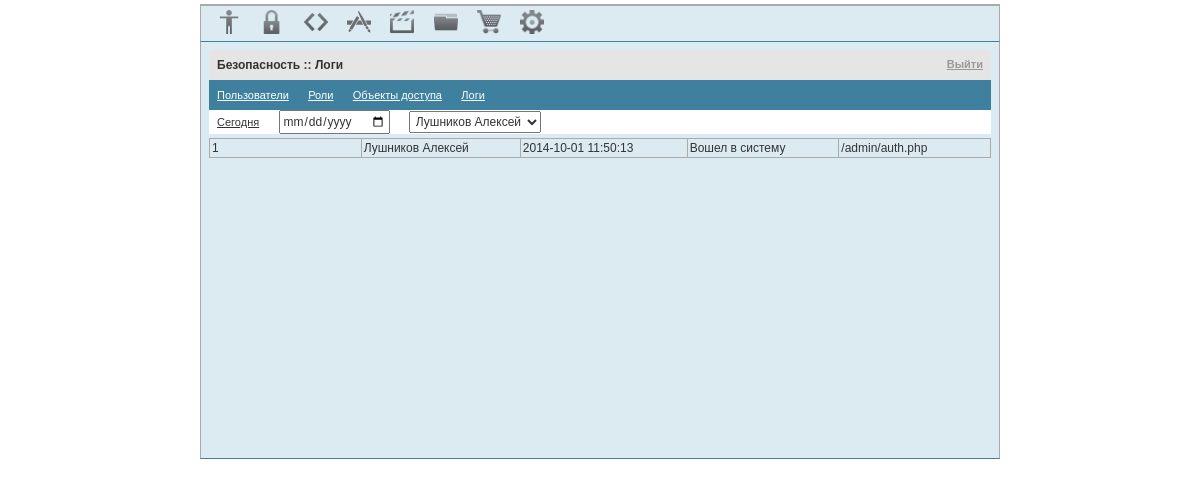
Page /admin/index.php?p=log (signed in) on the committed database.
### tables this page shows
CREATE TABLE `user` (
  `id_user` int(11) NOT NULL AUTO_INCREMENT,
  `first_name` text,
  `last_name` text,
  `patronymic` text,
  `photo` text,
  `info` text,
  `country` text,
  `sity` text,
  `zip_code` varchar(10) DEFAULT NULL,
  `street` text,
  `house` varchar(10) DEFAULT NULL,
  `composition` varchar(10) DEFAULT NULL,
  `building` varchar(10) DEFAULT NULL,
  `flat` varchar(10) DEFAULT NULL,
  `office` varchar(10) DEFAULT NULL,
  `phone` text,
  `email` text,
  `password` text,
  `counter` int(11) DEFAULT NULL,
  `date_registration` timestamp NULL DEFAULT NULL,
  `activated` tinyint(1) DEFAULT NULL,
  `date_last_activity` timestamp NULL DEFAULT NULL,
  `deleted` tinyint(1) NOT NULL DEFAULT '0',
  `cash` int(11) DEFAULT '0',
  `cash_last_date` datetime DEFAULT NULL COMMENT 'Дата, когда мастер последний раз забирал деньги',
  `cash_last_money` float DEFAULT NULL,
  PRIMARY KEY (`id_user`)
);

CREATE TABLE `log` (
  `id_log` int(11) NOT NULL AUTO_INCREMENT,
  `id_user` int(11) NOT NULL,
  `datetime` datetime NOT NULL,
  `description` text NOT NULL,
  `uri` text NOT NULL,
  `status` int(11) NOT NULL,
  PRIMARY KEY (`id_log`)
);

### common/CUser.php (called while the page is built, shortened)
<?php
include 'CRole.php';
class CUser {
    protected $id_user = false;
    protected $first_name = false;
    protected $last_name = false;
    protected $roles = array();
    public function __construct($id_user) {
        $result = mysql_query("SELECT * FROM `user` WHERE `id_user`='$id_user'");
        $row = mysql_fetch_array($result);
        $this->id_user = $id_user;
        $this->first_name = $row['first_name'];
        $this->last_name = $row['last_name'];
        $result = mysql_query("SELECT * FROM `user_role` WHERE `id_user`='$this->id_user'") or die("!user");
        while ($row = mysql_fetch_array($result)) {
            array_push($this->roles, new CRole($row['id_role']));
        }
    }
    public function id_user() {
        return $this->id_user;
    }
    public function first_name() {
        return $this->first_name;
    }
    public function last_name() {
        return $this->last_name;
    }
}
?>

### common/CRole.php (called while the page is built, shortened)
<?php
include 'CPermission.php';
class CRole {
    private $permissions = array();
    public function __construct($id_role = 0) {
        $result = mysql_query("SELECT * FROM `role` WHERE `id_role`='$id_role'");
        $row = mysql_fetch_array($result);
        $this->id_role = $id_role;
        $result = mysql_query("SELECT * FROM `role_permission` WHERE `id_role`='$this->id_role'") or die(mysql_error());
        while ($row = mysql_fetch_array($result)) {
            array_push($this->permissions, new CPermission($row['id_permission']));
        }
    }
}
?>

### common/CPermission.php (called while the page is built, shortened)
<?php
class CPermission {
    public function __construct($id_permission = 0) {
        $result = mysql_query("SELECT * FROM `permission` WHERE `id_permission`='$id_permission'");
        $row = mysql_fetch_array($result);
    }
}
?>

### common/CPage.php (called while the page is built, shortened)
<?php
abstract class CPage {
        ?>
        <?php
    public function content() {
        if (function_exists('p_content'))
            return p_content();
    }
}
?>

### admin/_log.php (the view, shortened to what this page needs)
<?php
function p_dark_block() {
    ?>
    <a href="index.php?p=user">Пользователи</a>
    <a href="index.php?p=role">Роли</a>
    <a href="index.php?p=permission">Объекты доступа</a>
    <a href="index.php?p=log">Логи</a>
    <?php
}
function p_navigation() {
    ?>
    <a href="index.php?p=<?php echo $_GET['p']; ?>&period=today<?php if(isset($_GET['id_user'])) echo "&id_user=".$_GET['id_user']; ?>" >Сегодня</a>
    <form name="date" action="index.php" method="get" style="display: inline;">
        <input type="date" name="date" <?php if(isset($_GET['date'])) echo "value='".$_GET['date']."'";?> oninput="$('form[name=date]').submit();" />
    </form>
    <form name="id_user" action="index.php" method="get" style="display: inline;">
            <select name="id_user" onchange="$('form[name=id_user]').submit();">
            <?php
            $query = "SELECT `id_user` FROM `log` WHERE DATE(`datetime`) = DATE(NOW()) GROUP BY `id_user`";
            $res_users = mysql_query($query);
            while($row = mysql_fetch_array($res_users)){
                $user = new CUser($row['id_user']);
                echo "<option value='".$user->id_user()."'";
                if(isset($_GET['id_user']) && $row['id_user'] == $_GET['id_user'])
                    echo " selected='yes' ";
                echo ">".$user->last_name()." ".$user->first_name()."</option>";
            }
            ?>
        </select>
    </form>
    <?php
}
function p_content() {
    $id_user = "";
    $query = "SELECT * FROM `log` WHERE DATE(`datetime`) = DATE(NOW()) $id_user";
    $result = mysql_query($query . " ORDER BY `id_log` DESC");
    echo "<table class='log'>";
    while ($row = mysql_fetch_array($result)) {
        $user = new CUser($row['id_user']);
        echo "<tr>
            <td>" . $row['status'] . "</td>
            <td>" . $user->last_name() . " " . $user->first_name() . "</td>
            <td>" . $row['datetime'] . "</td>
            <td>" . $row['description'] . "</td>
            <td>" . $row['uri'] . "</td>
            </tr>";
    }
    echo "</table>";
}
?>

### admin/css/general.css (style rules this page uses)
* { margin: 0; padding: 0; direction: ltr; font-family: tahoma, arial, verdana, sans-serif, Lucida Sans; font-size: 12px; color: #333333; }
html,body { background-color: white; }
a { cursor: pointer; }
input, textarea, select { padding: 2px; margin: 0 auto; }
.dark_block a { color: white; margin-right: 16px; font-size: 11px; }
.navigation > * { padding: 6px 8px; display: inline-block; }
.navigation a { font-size: 11px; }
table { border-collapse: collapse; }
td,th { border: 1px solid #aaaaaa; }

### admin/css/log.css (style rules this page uses)
table.log { width: 100%; }
table.log td { word-break: break-all; min-width: 100px; padding: 2px; }

### rows in the picture
user: id_user "Лушников Алексей"
log: status "1", id_user.last_name "Лушников", id_user.first_name "Алексей", datetime "2014-10-01 11:50:13", description "Вошел в систему", uri "/admin/auth.php"

### other values in the picture
$page->description() "Безопасность :: Логи"
